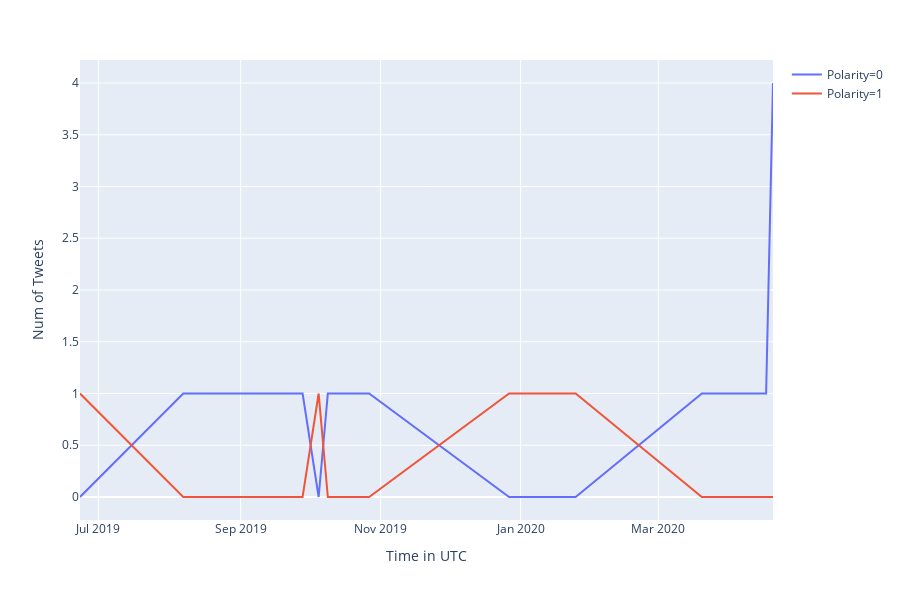

Notebook code cell kept with this figure:
### Code cell
################################################################
#Displaying the sentiments of tweets posted by you throughout the year.  
#Polarity 0 = Neutral Sentiment
#Polarity 1 = Positive Sentiment
#Polarity -1 = Negative Sentiment
################################################################
from textblob import TextBlob
import time    
import datetime
class PreProcessTweets:
    def __init__(self):
        self._stopwords = set(list(punctuation) + ['AT_USER','URL'])
        
    def processTweets(self, list_of_tweets):
        processedTweets=[]
        for tweet in list_of_tweets:
            processedTweets.append((self._processTweet(tweet)))
        return processedTweets
    
    def _processTweet(self, tweet):
        tweet = tweet.lower() # convert text to lower-case
        tweet = re.sub('((www\.[^\s]+)|(https?://[^\s]+))', 'URL', tweet) # remove URLs
        tweet = re.sub('@[^\s]+', 'AT_USER', tweet) # remove usernames
        tweet = re.sub(r'#([^\s]+)', r'\1', tweet) # remove the # in #hashtag
        #tweet = word_tokenize(tweet) # remove repeated characters (helloooooooo into hello)
        return tweet #[word for word in tweet if word not in self._stopwords]

data=list()
tweettext=list()
for i in tweet:
    tweettext.append(i.text)

tweetProcessor = PreProcessTweets()
preprocessedtweets = tweetProcessor.processTweets(tweettext)

for i in range(len(preprocessedtweets)):
  #  try:
    li=list()
    li.append(tweet[i].id)
    li.append(tweet[i].date)
#    datetime_object = datetime.strptime(tweet[i].date.strftime('%Y-%m-%d'), '%Y-%m-%d')
 #   li.append(datetime_object)
    blob=TextBlob(preprocessedtweets[i])  
    if blob.sentiment.polarity == 0:
        li.append(0)
    if blob.sentiment.polarity < 0:
        li.append(-1)
    if blob.sentiment.polarity > 0:
        li.append(1)
    data.append(li)
#     except:
#         continue



df = pd.DataFrame(data, columns = ['id','Date', 'Polarity']) 

import plotly.express as px
def tseries(df):
    result = df.groupby([pd.Grouper(key='Date', freq='1D'), 'Polarity']).count().unstack(fill_value=0).stack().reset_index()
    result = result.rename(columns={"id": "Num of Tweets", "Date":"Time in UTC"})
    time_series = result["Time in UTC"][result['Polarity']==0].reset_index(drop=True)
    fig = px.line(result, x='Time in UTC', y="Num of Tweets", color='Polarity')
    fig.show()

tseries(df)

### Figure 1 — Plotly figure (JSON) as saved in the notebook; plotly's stock layout.template omitted (floating-point values rounded to 4 significant figures)
{"data": [{"hoverlabel": {"namelength": 0}, "hovertemplate": "Polarity=0<br>Time in UTC=%{x}<br>Num of Tweets=%{y}", "legendgroup": "Polarity=0", "line": {"color": "#636efa", "dash": "solid"}, "mode": "lines", "name": "Polarity=0", "showlegend": true, "type": "scatter", "x": ["2019-06-23T00:00:00+00:00", "2019-08-07T00:00:00+00:00", "2019-09-28T00:00:00+00:00", "2019-10-05T00:00:00+00:00", "2019-10-09T00:00:00+00:00", "2019-10-27T00:00:00+00:00", "2019-12-27T00:00:00+00:00", "2020-01-25T00:00:00+00:00", "2020-03-20T00:00:00+00:00", "2020-04-16T00:00:00+00:00", "2020-04-17T00:00:00+00:00", "2020-04-20T00:00:00+00:00"], "xaxis": "x", "y": [0, 1, 1, 0, 1, 1, 0, 0, 1, 1, 1, 4], "yaxis": "y"}, {"hoverlabel": {"namelength": 0}, "hovertemplate": "Polarity=1<br>Time in UTC=%{x}<br>Num of Tweets=%{y}", "legendgroup": "Polarity=1", "line": {"color": "#EF553B", "dash": "solid"}, "mode": "lines", "name": "Polarity=1", "showlegend": true, "type": "scatter", "x": ["2019-06-23T00:00:00+00:00", "2019-08-07T00:00:00+00:00", "2019-09-28T00:00:00+00:00", "2019-10-05T00:00:00+00:00", "2019-10-09T00:00:00+00:00", "2019-10-27T00:00:00+00:00", "2019-12-27T00:00:00+00:00", "2020-01-25T00:00:00+00:00", "2020-03-20T00:00:00+00:00", "2020-04-16T00:00:00+00:00", "2020-04-17T00:00:00+00:00", "2020-04-20T00:00:00+00:00"], "xaxis": "x", "y": [1, 0, 0, 1, 0, 0, 1, 1, 0, 0, 0, 0], "yaxis": "y"}], "layout": {"height": 600, "legend": {"tracegroupgap": 0}, "margin": {"t": 60}, "xaxis": {"anchor": "y", "domain": [0, 1], "title": {"text": "Time in UTC"}}, "yaxis": {"anchor": "x", "domain": [0, 1], "title": {"text": "Num of Tweets"}}}}
